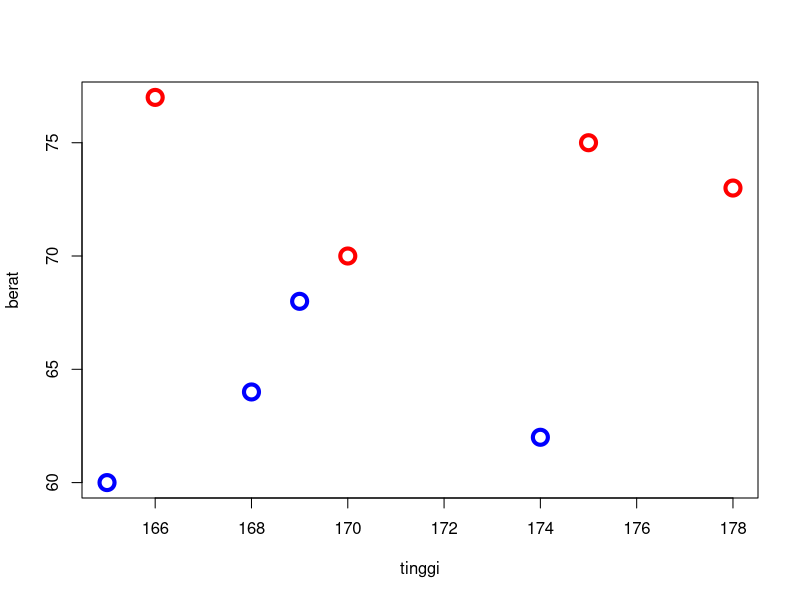
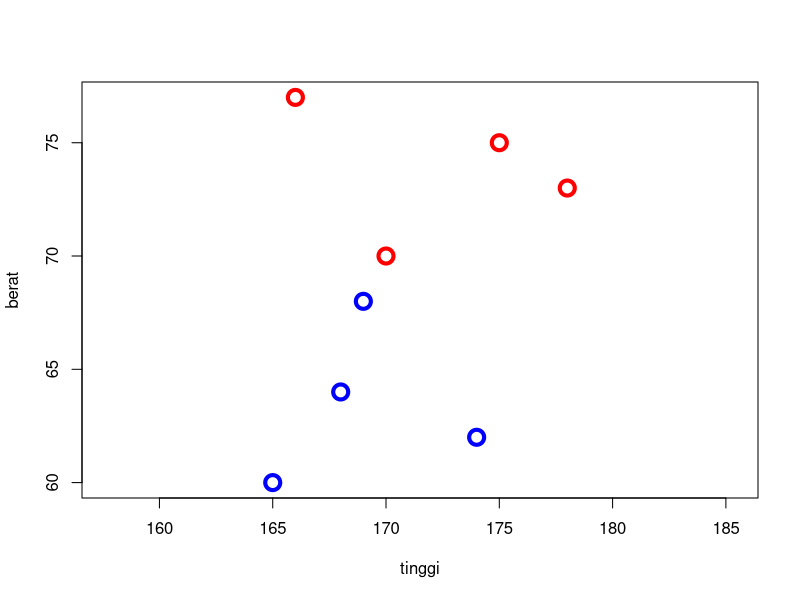
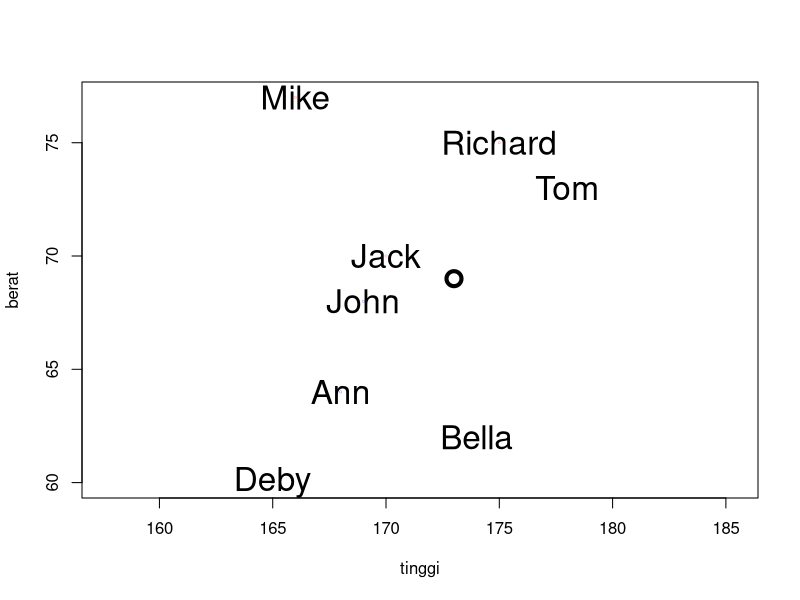
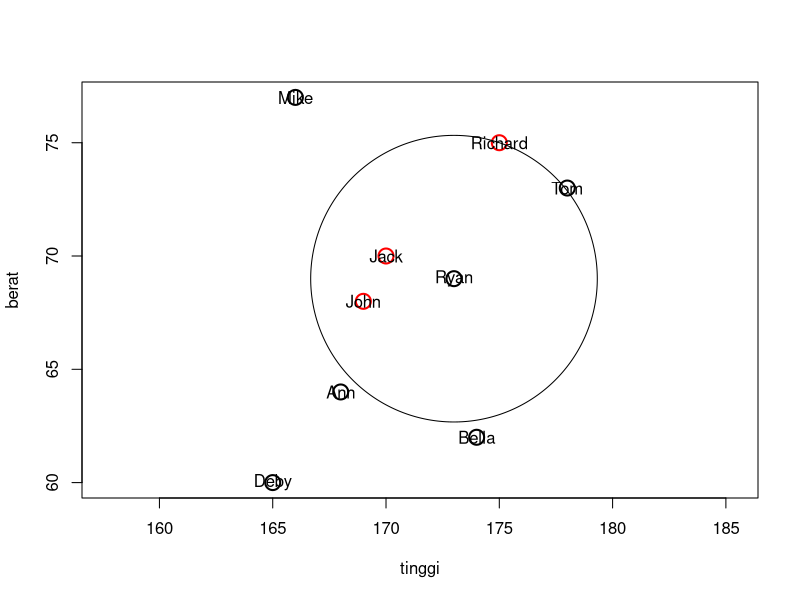

Reproduce these figures in R, in order.
# Contoh k-NN (k-Nearest Neighbor)
# menggunakan library(class) dan library(dbscan)
# oleh: Arif Rahman Hakim

library(class)
# install.packages("dbscan")  #install package dbscan jika belum terinstall
library(dbscan)

tinggi <- c(175,165,166,178,174,169,168,170)
berat <- c(75,60,77,73,62,68,64,70)
size <- factor(c("L","M","L","L","M","M","M","L"))

# menggabungkan tinggi dan berat
orang <- cbind(tinggi,berat)
orang

# mendifinisikan nama untuk masing-masing orang
rownames(orang) <- c("Richard","Deby","Mike","Tom","Bella","John","Ann","Jack")
orang

# membuat plot
plot(orang, col=ifelse(size=="L","red","blue"), cex=2, lwd=4)

# mempercantik plot agar tidak terlalu melebar
plot(orang, col=ifelse(size=="L","red","blue"), cex=2, lwd=4, asp=1)
plot(orang, col=ifelse(size=="L","red","blue"), cex=0.3, lwd=0.2, asp=1)
text(orang, labels = row.names(orang), cex = 2)

# mendefinisikan Ryan
orangbaru <- cbind(173,69)
points(orangbaru, cex = 2, lwd =4)
rownames(orangbaru) <- c("Ryan")
orangbaru

# klasifikasi orang baru (Ryan) dengan knn dari library(class)
# mencari ukuran kaos untuk orang baru
# knn = untuk mencari ukuran kaos dengan algoritma k-NN
# orang = data training
# orangbaru = data testing
# size = target
# k = banyaknya tetangga
# prob = probabilitas / peluang
klasifikasi <- knn(orang, orangbaru, size, k = 3, prob = TRUE)
klasifikasi
klasifikasi <- knn(orang, orangbaru, size, k = 5, prob = TRUE)
klasifikasi

# sebaiknya menggunakan k sebanyak berapa?
# apakah 1, 3, 5 dst

# mengetahui persekitaran / tetangga terdekat dari si Ryan
# menggabungkan si Ryan dengan teman-temannya
semuaorang <- rbind(orang, orangbaru)
semuaorang

# melihat tetangga terdekat
tetangga <- kNN(semuaorang, k = 3) 
tetangga
# struktur tetangga dengan kNN
str(tetangga)

# mendefinisikan Ryan dan melihat tetangga terdekat si Ryan
i <- 9
tetangga$id[i,]
# tetangga terdekatnya yaitu:
# 1. => 8 [Jack]
# 2. => 6 [John]
# 3. => 1 [Richard]

# membuat plot untuk semua orangorang
plot(semuaorang, col = ifelse(1:nrow(semuaorang) %in% tetangga$id[i,], "red", "black"), cex = 2, lwd = 2, asp = 1)

# menampilkan nama-nama pada scatter plot
text(semuaorang, labels = row.names(semuaorang), cex = 1)

# melihat tetangga terdekat dari si Ryan dengan lingkaran dari tiga tetangga terjauh si Ryan
dist(rbind(semuaorang[9,], semuaorang[1,]), method = "euclidian")
circle <- function(x,y,rad = 1,nvert = 500, ...){
  rads <- seq(0,2*pi,length.out=nvert)
  xcoords <- cos(rads)*rad+x
  ycoords <- sin(rads)*rad+y
  polygon(xcoords, ycoords, ...)
}
circle(173,69,6.3246)

# size si Ryan = L, masukkan ke dalam list size
sizetambahan <- factor(c("L"))
size <- unlist(list(size, sizetambahan))
size

# klasifikasi dari semuaorang k=3
klasifikasi3 <- knn(semuaorang, semuaorang, size, k = 3, prob = TRUE)
klasifikasi3

# melihat kebenaran klasifikasi
100*sum(size==klasifikasi3)/100
table(klasifikasi3, size)


# klasifikasi dari semuaorang k=5
klasifikasi5 <- knn(semuaorang, semuaorang, size, k =5, prob = TRUE)
klasifikasi5

# melihat kebenaran klasifikasi
100*sum(size==klasifikasi5)/100
table(klasifikasi5, size)
